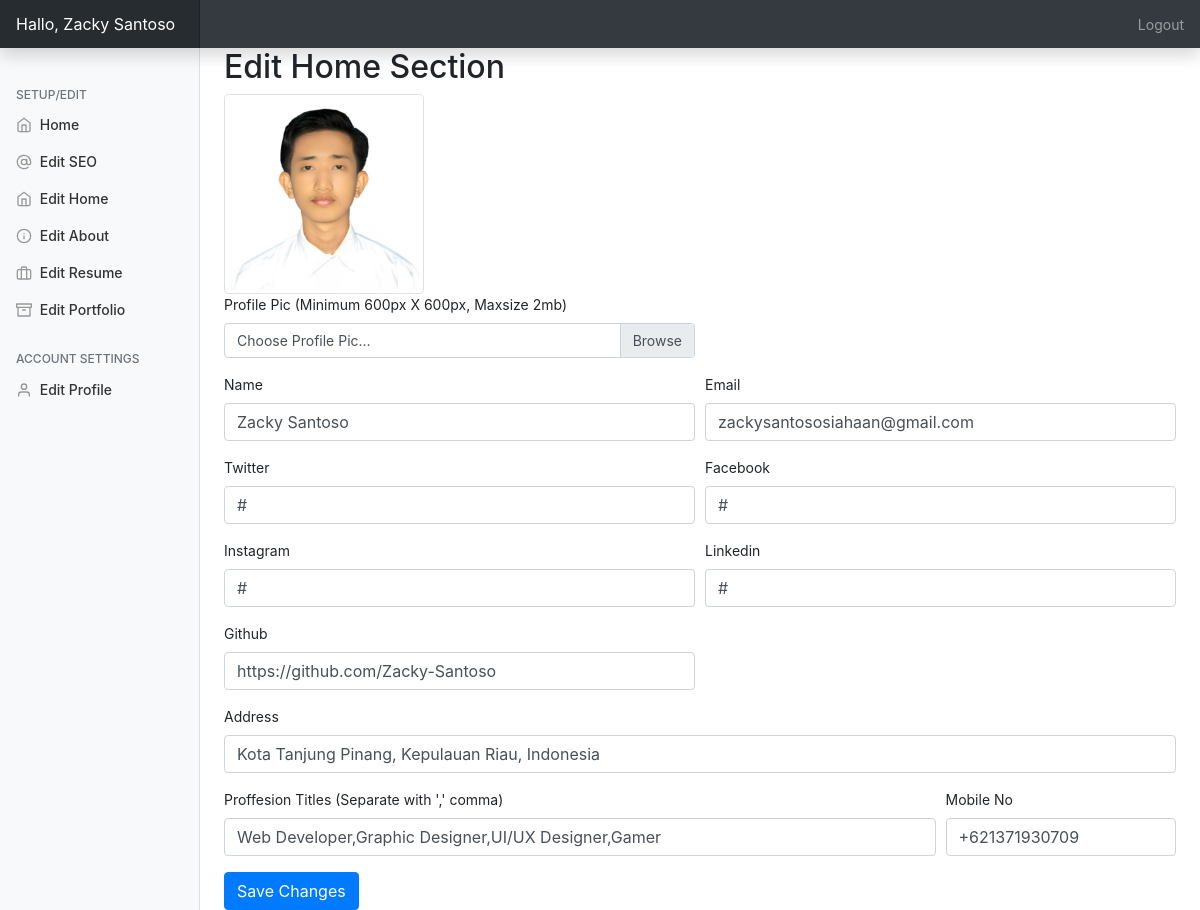
The page /admin/?edithome=true (signed in) on the database its author committed.
### tables this page shows
CREATE TABLE `personal_setup` (
  `id` int(11) NOT NULL,
  `profilepic` varchar(250) NOT NULL,
  `name` varchar(250) NOT NULL,
  `twitter` varchar(200) NOT NULL,
  `facebook` varchar(200) NOT NULL,
  `instagram` varchar(200) NOT NULL,
  `skype` varchar(200) NOT NULL,
  `linkedin` varchar(200) NOT NULL,
  `github` varchar(200) NOT NULL,
  `homewallpaper` varchar(200) NOT NULL,
  `professions` varchar(200) NOT NULL,
  `location` text NOT NULL,
  `mobile` varchar(200) NOT NULL,
  `emailid` varchar(200) NOT NULL
);

### admin/php/home.php (the view, shortened to what this page needs)
<h2>Edit Home Section</h2>
         <form method="post" action="php/uhome.php" enctype="multipart/form-data">
  <div class="form-row">
  <div class="form-group col-md-6">
  <img src="../assets/img/<?=$data['profilepic']?>" class="oo img-thumbnail"><br>
  <label>Profile Pic (Minimum 600px X 600px, Maxsize 2mb)</label>
  <div class="custom-file">
    <label class="custom-file-label" for="profilepic">Choose Profile Pic...</label>
  </div></div>
  <div class="form-group col-md-6">
  <div class="custom-file">
  </div></div>
   <div class="form-group col-md-6">
      <label for="name">Name</label>
      <input type="name" name="name" value="<?=$data['name']?>" class="form-control" id="name" placeholder=".....">
    </div>
    <div class="form-group col-md-6">
      <label for="email">Email</label>
      <input type="email" name="email" value="<?=$data['emailid']?>" class="form-control" id="email">
    </div>
    <div class="form-group col-md-6">
      <label for="twitter">Twitter</label>
      <input type="text" class="form-control" value="<?=$data['twitter']?>" name="twitter" id="twitter" placeholder="link your twitter">
    </div>
    <div class="form-group col-md-6">
      <label for="facebook">Facebook</label>
      <input type="text" class="form-control" value="<?=$data['facebook']?>" name="facebook" id="facebook" placeholder="link your facebook">
    </div>
    <div class="form-group col-md-6">
      <label for="instagram">Instagram</label>
      <input type="text" class="form-control" value="<?=$data['instagram']?>" name="instagram" id="instagram" placeholder="link your instgram">
    </div>
    <div class="form-group col-md-6">
      <label for="linkedin">Linkedin</label>
      <input type="text" class="form-control" value="<?=$data['linkedin']?>" name="linkedin" id="linkedin" placeholder="link your linkidn">
    </div>
    <div class="form-group col-md-6">
      <label for="github">Github</label>
      <input type="text" class="form-control"  value="<?=$data['github']?>" name="github" id="github" placeholder="link your github">
    </div>
  </div>
  <div class="form-group">
    <label for="address">Address</label>
    <input type="text" name="address" value="<?=$data['location']?>" class="form-control" id="address" placeholder="your address">
  </div>
  <div class="form-row">
  <div class="form-group col-md-9">
    <label for="profession">Proffesion Titles (Separate with ',' comma)</label>
    <input type="text" class="form-control" name="profession" value="<?=$data['professions']?>" id="profession">
  </div>
  <div class="form-group col-md-3">
    <label for="mobile">Mobile No</label>
    <input type="text" class="form-control" value="<?=$data['mobile']?>" name="mobile" id="mobile" placeholder="contact person">
  </div>
             </div>
  <input type="submit" name="save" class="btn btn-primary" value="Save Changes">
</form>

### admin/css/dashboard.css (style rules this page uses)
body { font-size: .875rem; }

### admin/index.php (style rules this page uses)
.oo { height: 200px; }

### rows shown on the page
personal_setup: profilepic (picture), name "Zacky Santoso", email "zackysantososiahaan@gmail.com", twitter "#", facebook "#", instagram "#", linkedin "#", github "https://github.com/Zacky-Santoso", address "Kota Tanjung Pinang, Kepulauan Riau, Indonesia", profession "Web Developer,Graphic Designer,UI/UX Designer,Gamer", mobile "+621371930709"

### other values the page prints
$_SESSION['username'] "Zacky Santoso"
